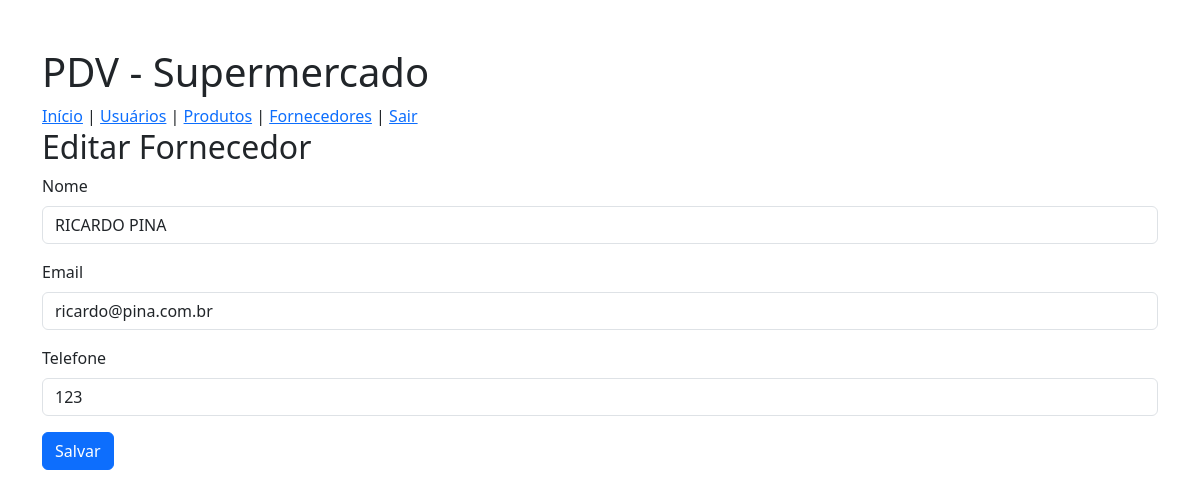
The page /fornecedores/editar.php?id=3 on the database its author committed.
### tables this page shows
CREATE TABLE `fornecedores` (
  `id` int(11) NOT NULL,
  `nome` varchar(100) NOT NULL,
  `telefone` varchar(14) NOT NULL,
  `email` varchar(200) NOT NULL
);

### fornecedores/editar.php (the view, shortened to what this page needs)
<?php
require_once '../conexao.php';
$id = $_GET['id'];
$sql = "SELECT * FROM fornecedores WHERE id = $id";
$stmt = $pdo->prepare($sql);
$stmt->execute();
$fornecedores = $stmt->fetch(PDO::FETCH_ASSOC);
?>
<!DOCTYPE html>
<html lang="en">
<head>
    <link href="https://cdn.jsdelivr.net/npm/bootstrap@5.3.2/dist/css/bootstrap.min.css" rel="stylesheet">
</head>
<body>
<div class="container mt-5">
    <?php include("../layout/menu.php");?>
    <h2>Editar Fornecedor</h2>
    <form method="post">
        <div class="mb-3">
            <label for="nome" class="form-label">Nome</label>
            <input type="text" class="form-control" name="nome" value="<?= $fornecedores['nome'] ?>" required>
        </div>
        <div class="mb-3">
            <label for="email" class="form-label">Email</label>
            <input type="email" class="form-control" name="email" value="<?= $fornecedores['email'] ?>" required>
        </div>
        <div class="mb-3">
            <label for="telefone" class="form-label">Telefone</label>
            <input type="text" class="form-control" name="telefone" value="<?= $fornecedores['telefone'] ?>" required>
        </div>
        <button type="submit" class="btn btn-primary">Salvar</button>
    </form>
</div>
</body>
</html>

### rows shown on the page
fornecedores: nome "RICARDO PINA", email "ricardo@pina.com.br", telefone "123"
